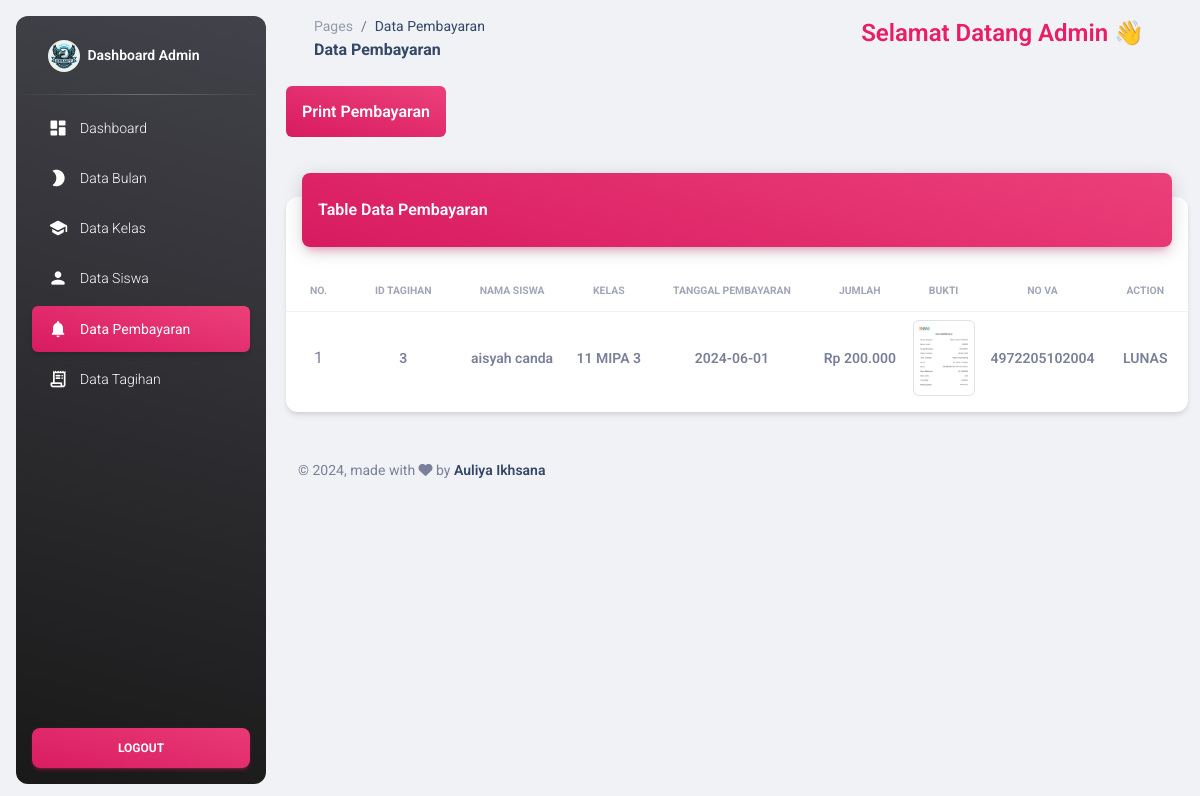
Page /admin/pages/pembayaran.php?konfirmasi=true (signed in) on the committed database.
### tables this page shows
CREATE TABLE `pembayaran` (
  `id_pembayaran` int(11) NOT NULL,
  `id_tagihan` int(11) DEFAULT NULL,
  `tanggal_pembayaran` date NOT NULL,
  `jumlah` decimal(10,2) NOT NULL,
  `status` varchar(50) NOT NULL,
  `bukti` varchar(50) NOT NULL,
  `va` varchar(20) NOT NULL
);

CREATE TABLE `tagihan` (
  `id_tagihan` int(11) NOT NULL,
  `nisn` varchar(10) DEFAULT NULL,
  `id_kelas` int(11) NOT NULL,
  `id_bulan` int(11) DEFAULT NULL,
  `jumlah` decimal(10,2) NOT NULL,
  `tagihan` varchar(20) NOT NULL DEFAULT '-',
  `status` enum('BELUM','LUNAS','DIPERIKSA') DEFAULT 'LUNAS'
);

CREATE TABLE `siswa` (
  `nisn` varchar(10) NOT NULL,
  `nis` varchar(10) NOT NULL,
  `nama` varchar(100) NOT NULL,
  `alamat` varchar(255) DEFAULT NULL,
  `no_telepon` varchar(15) DEFAULT NULL,
  `id_kelas` int(11) DEFAULT NULL,
  `spp` int(11) NOT NULL
);

CREATE TABLE `kelas` (
  `id_kelas` int(11) NOT NULL,
  `nama_kelas` varchar(50) NOT NULL
);

### admin/pages/pembayaran.php (the view, shortened to what this page needs)
<?php
require "functions/koneksi.php";
$query = "SELECT *,  pembayaran.status as konfirmasi FROM pembayaran
JOIN tagihan ON pembayaran.id_tagihan = tagihan.id_tagihan
JOIN siswa ON tagihan.nisn = siswa.nisn
JOIN kelas ON siswa.id_kelas = kelas.id_kelas
JOIN bulan ON tagihan.id_bulan = bulan.id_bulan
ORDER BY pembayaran.id_pembayaran DESC";
$hasil = $conn->query($query);
?>
<!DOCTYPE html>
<html lang="en">
<head>
  <link href="../assets/css/nucleo-icons.css" rel="stylesheet" />
  <link href="../assets/css/nucleo-svg.css" rel="stylesheet" />
  <link id="pagestyle" href="../assets/css/material-dashboard.css?v=3.1.0" rel="stylesheet" />
</head>
<body class="g-sidenav-show  bg-gray-200">
  <aside class="sidenav navbar navbar-vertical navbar-expand-xs border-0 border-radius-xl my-3 fixed-start ms-3   bg-gradient-dark" id="sidenav-main">
    <div class="sidenav-header">
      <a class="navbar-brand m-0" href=" https://demos.creative-tim.com/material-dashboard/pages/dashboard " target="_blank">
        <img src="../assets/img/logo.jpeg" class="navbar-brand-img h-100 rounded-circle" alt="main_logo">
        <span class="ms-1 font-weight-bold text-white">Dashboard Admin</span>
      </a>
    </div>
    <hr class="horizontal light mt-0 mb-2">
    <div class="collapse navbar-collapse  w-auto " id="sidenav-collapse-main">
      <ul class="navbar-nav">
        <li class="nav-item">
          <a class="nav-link text-white " href="dashboard.php">
            <div class="text-white text-center me-2 d-flex align-items-center justify-content-center">
              <i class="material-icons opacity-10">dashboard</i>
            </div>
            <span class="nav-link-text ms-1">Dashboard</span>
          </a>
        </li>
        <li class="nav-item">
          <a class="nav-link text-white " href="bulan.php">
            <div class="text-white text-center me-2 d-flex align-items-center justify-content-center">
              <i class="material-icons opacity-10">brightness_2</i>
            </div>
            <span class="nav-link-text ms-1">Data Bulan</span>
          </a>
        <li class="nav-item">
          <a class="nav-link text-white " href="kelas.php">
            <div class="text-white text-center me-2 d-flex align-items-center justify-content-center">
              <i class="material-icons opacity-10">school</i>
            </div>
            <span class="nav-link-text ms-1">Data Kelas</span>
          </a>
        </li>
        <li class="nav-item">
          <a class="nav-link text-white " href="siswa.php">
            <div class="text-white text-center me-2 d-flex align-items-center justify-content-center">
              <i class="material-icons opacity-10">person</i>
            </div>
            <span class="nav-link-text ms-1">Data Siswa</span>
          </a>
        </li>
        <li class="nav-item">
          <a class="nav-link text-white active bg-gradient-primary" href="pembayaran.php">
            <div class="text-white text-center me-2 d-flex align-items-center justify-content-center">
              <i class="material-icons opacity-10">notifications</i>
            </div>
            <span class="nav-link-text ms-1">Data Pembayaran</span>
          </a>
        </li>
        <li class="nav-item">
          <a class="nav-link text-white " href="tagihan.php">
            <div class="text-white text-center me-2 d-flex align-items-center justify-content-center">
              <i class="material-icons opacity-10">receipt_long</i>
            </div>
            <span class="nav-link-text ms-1">Data Tagihan</span>
          </a>
        </li>
      </ul>
    </div>
    <div class="sidenav-footer position-absolute w-100 bottom-0 ">
      <div class="mx-3">
        <a class="btn bg-gradient-primary w-100" href="logout.php" type="button" onclick=" return confirm ('Yakin ingin logout ?');">Logout</a>
      </div>
    </div>
  </aside>
  <main class="main-content position-relative max-height-vh-100 h-100 border-radius-lg ">
    <nav class="navbar navbar-main navbar-expand-lg px-0 mx-4 shadow-none border-radius-xl" id="navbarBlur" data-scroll="true">
      <div class="container-fluid py-1 px-3">
        <nav aria-label="breadcrumb">
          <ol class="breadcrumb bg-transparent mb-0 pb-0 pt-1 px-0 me-sm-6 me-5">
            <li class="breadcrumb-item text-sm"><a class="opacity-5 text-dark" href="javascript:;">Pages</a></li>
            <li class="breadcrumb-item text-sm text-dark active" aria-current="page">Data Pembayaran</li>
          </ol>
          <h6 class="font-weight-bolder mb-0">Data Pembayaran</h6>
        </nav>
        <div class="collapse navbar-collapse mt-sm-0 mt-2 me-md-0 me-sm-4" id="navbar">
          <div class="ms-md-auto pe-md-3 d-flex align-items-center">
            <label class="form-label text-2xl text-bold text-primary">Selamat Datang Admin 👋</label>
          </div>
        </div>
      </div>
    </nav>
    <div class="container-fluid py-4">
      <div class="row">
        <div class="mb-5">
          <a href="cetak/cetakbayar.php" class="p-3 rounded-2 bg-gradient-primary text-white text-bold">Print Pembayaran</a>
        </div>
        <div class="col-12">
          <div class="card my-4">
            <div class="card-header p-0 position-relative mt-n4 mx-3 z-index-2">
              <div class="bg-gradient-primary shadow-primary border-radius-lg pt-4 pb-3">
                <h6 class="text-white text-capitalize ps-3">Table Data Pembayaran</h6>
              </div>
            </div>
            <div class="card-body px-0 pb-2">
              <div class="table-responsive p-0">
                <table class="table align-items-center mb-0">
                  <thead>
                    <tr>
                      <th class="text-center text-uppercase text-secondary text-xxs font-weight-bolder opacity-7">No.</th>
                      <th class="text-center text-uppercase text-secondary text-xxs font-weight-bolder opacity-7">ID Tagihan</th>
                      <th class="text-center text-uppercase text-secondary text-xxs font-weight-bolder opacity-7">Nama Siswa</th>
                      <th class="text-center text-uppercase text-secondary text-xxs font-weight-bolder opacity-7">Kelas</th>
                      <th class="text-center text-uppercase text-secondary text-xxs font-weight-bolder opacity-7">Tanggal Pembayaran</th>
                      <th class="text-center text-uppercase text-secondary text-xxs font-weight-bolder opacity-7">Jumlah</th>
                      <th class="text-center text-uppercase text-secondary text-xxs font-weight-bolder opacity-7">Bukti</th>
                      <th class="text-center text-uppercase text-secondary text-xxs font-weight-bolder opacity-7">No VA</th>
                      <th class="text-center text-uppercase text-secondary text-xxs font-weight-bolder opacity-7">Action</th>
                    </tr>
                  </thead>
                  <tbody>
                    <?php $nom = 1;
                    ?>
                    <?php while ($pembayaran = $hasil->fetch_assoc()) :
                    ?>
                      <tr>
                        <td class="text-center"><?= $nom++ ?></td>
                        <td class="align-middle text-center text-sm text-bold"><?= $pembayaran['id_tagihan'] ?></td>
                        <td class="align-middle text-center text-sm text-bold"><?= $pembayaran['nama'] ?></td>
                        <td class="align-middle text-center text-sm text-bold"><?= $pembayaran['nama_kelas'] ?></td>
                        <td class="align-middle text-center text-sm text-bold"><?= $pembayaran['tanggal_pembayaran'] ?></td>
                        <td class="align-middle text-center text-sm text-bold">Rp <?= number_format($pembayaran['jumlah'], 0, ',', '.') ?></td>
                        <td class="align-middle text-center text-sm text-bold">
                          <a href="../../siswa/assets/img/bukti/<?= $pembayaran['bukti'] ?>" target="_blank">
                            <img src="../../siswa/assets/img/bukti/<?= $pembayaran['bukti'] ?>" alt="bukti" class="img-thumbnail">
                          </a>
                        </td>
                        <td class="align-middle text-center text-sm text-bold"><?= $pembayaran['va'] ?>
                        </td>
                        <td class="align-middle text-center text-sm text-bold">
                          <?php if ($pembayaran['konfirmasi'] == 'Belum Dikonfirmasi') : ?>
                            <a href="functions/konfirmasiPembayaran.php?id_pembayaran=<?= $pembayaran['id_pembayaran'] ?>&id_tagihan=<?= $pembayaran['id_tagihan'] ?>" class="btn btn-primary" onclick="return confirm('Yakin ingin konfirmasi pembayaran? Cek kembali Bila Diperlukan')">KONFIRMASI</a>
                            <a href="functions/batal.php?id_pembayaran=<?= $pembayaran['id_pembayaran'] ?>&id_tagihan=<?= $pembayaran['id_tagihan'] ?>" class="btn btn-danger" onclick="return confirm('Yakin ingin membatalkan pembayaran? Cek kembali Bila Diperlukan')">BATALKAN</a>
                          <?php else : ?>
                            <span>LUNAS</span>
                          <?php endif; ?>
                        </td>
                      </tr>
                    <?php endwhile;
                    ?>
                  </tbody>
                </table>
              </div>
            </div>
          </div>
        </div>
      </div>
      <footer class="footer py-4  ">
        <div class="container-fluid">
          <div class="row align-items-center justify-content-lg-between">
            <div class="col-lg-6 mb-lg-0 mb-4">
              <div class="copyright text-center text-sm text-muted text-lg-start">
                © ,
                made with <i class="fa fa-heart"></i> by
                <a href="" class="font-weight-bold" target="_blank">Auliya Ikhsana</a>
              </div>
            </div>
          </div>
        </div>
      </footer>
    </div>
  </main>
</body>
</html>

### rows in the picture
pembayaran: id_tagihan.id_tagihan "3", siswa.nama "aisyah canda", kelas.nama_kelas "11 MIPA 3", tanggal_pembayaran "2024-06-01", id_tagihan.jumlah "200.000", bukti (picture), va "4972205102004", status "LUNAS"
